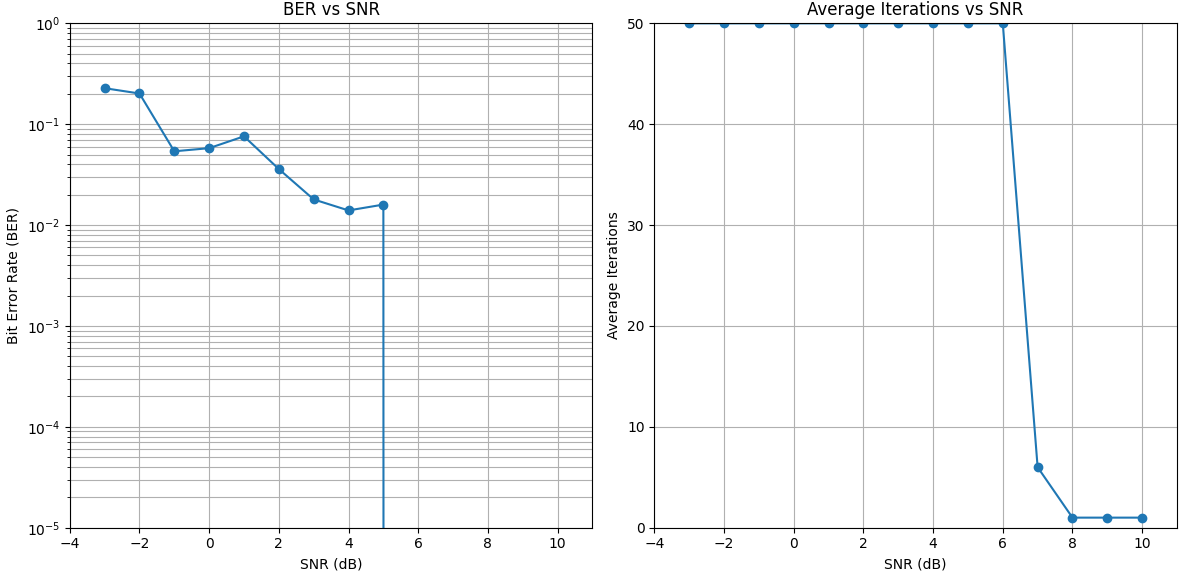

Here is the Python script that generated this plot:
import numpy as np
import random
import matplotlib.pyplot as plt

def generate_parity_check_matrix_left(num_variable_nodes, num_check_nodes, degree_distribution):
    # Accounting for the degree distribution
    degree_2_count, degree_3_count, degree_6_count, degree_10_count, degree_11_count, degree_27_count, degree_28_count = degree_distribution
    degrees = [2] * degree_2_count + [3] * degree_3_count + [6] * degree_6_count + [10] * degree_10_count + [11] * degree_11_count + [27] * degree_27_count + [28] * degree_28_count


    # Checking if sum of degrees matches twice the number of check nodes
    assert sum(degrees) == 4 * num_check_nodes, "The degree distribution does not match the constraints."

    # Initialize the H matrix with zeros
    H = np.zeros((num_check_nodes, num_variable_nodes), dtype=int)

    # List of all edges
    edges = [(i, j) for i in range(num_check_nodes) for j in range(4)]

    # Assign edges based on the degree distribution
    variable_node_edges = []
    for node, degree in enumerate(degrees):
        variable_node_edges.extend([node] * degree)
    
    random.shuffle(variable_node_edges)
    
    # Now assign edges from variable_node_edges to check nodes
    check_node_index = 0
    while variable_node_edges:
        if len(edges) < 4:
            raise ValueError("Not enough edges to fulfill the degree distribution.")
        
        v_node = variable_node_edges.pop()
        
        # Assign the edge to a check node ensuring each check node gets exactly 2 edges
        while True:
            if check_node_index >= num_check_nodes:
                check_node_index = 0
            c_node = check_node_index
            check_node_index += 1
            if sum(H[c_node]) < 4:
                H[c_node, v_node] = 1
                break

    return H

def generate_parity_check_matrix(num_variable_nodes, num_check_nodes, degree_distribution):
    # Generate the parity check matrix
    H_left = generate_parity_check_matrix_left(num_variable_nodes, num_check_nodes, degree_distribution)

    H_right = np.zeros((num_check_nodes, num_check_nodes), dtype=int)
    for i in range(num_check_nodes):
        H_right[i, i] = 1
        if(i+1)<num_check_nodes:
            H_right[i, i+1] = 1

    H_real = np.zeros((num_check_nodes, num_variable_nodes + num_check_nodes), dtype=int)
    H_real[:, :num_variable_nodes] = H_left
    H_real[:, num_variable_nodes:] = H_right

    return H_real, H_left

def add_awgn(signal, snr_dB):
    snr_linear = 10**(snr_dB / 10.0)
    power_signal = np.mean(signal**2)
    noise_power = power_signal / snr_linear
    noise = np.sqrt(noise_power) * np.random.randn(*signal.shape)
    noisy_signal = signal + noise
    return noisy_signal, noise_power

def get_llr_from_initial_signal(H_left, initial_signal, snrdB, num_check_nodes):
    # Element-wise multiplication of the vector with every row of the matrix
    redundancy_temp = H_left * initial_signal

    # Sum up each row
    redundancy_temp2 = np.sum(redundancy_temp, axis=1) % 2

    # Calculating the parity nodes
    redundancy = np.zeros((num_check_nodes), dtype=int)

    for i in range(len(redundancy_temp2) - 1):
        redundancy[i] = (redundancy_temp2[i] + redundancy_temp2[i+1]) % 2

    redundancy[len(redundancy_temp2)-1] = redundancy_temp2[len(redundancy_temp2)-1]

    # Compiling the full message signal
    generated_signal = np.concatenate((initial_signal, redundancy))

    # Adding noise to the signal
    bpsk_signal = 2 * generated_signal - 1  # Convert to BPSK: 0 -> -1, 1 -> +1
    noisy_signal, noise_power = add_awgn(bpsk_signal, snrdB)

    # Calculate LLRs
    llr = (2 * noisy_signal) / noise_power

    return llr

def belief_propagation(H_real, received_llr, max_iterations):
    
    eps=1e-6
    M, N = H_real.shape
    # Initialize messages

    
    r = np.zeros((M, N)) # messages from check nodes to variable nodes
    q = np.zeros((M, N)) # messages from variable nodes to check nodes
    
    # Initialize q messages with received LLRs
    for m in range(M):
        for n in np.where(H_real[m])[0]:
            q[m, n] = received_llr[n]
    
    for iteration in range(max_iterations):
        # Messages sent by check node to variable node
        for m in range(M):
            for n in np.where(H_real[m])[0]:
                neighbors = np.where(H_real[m])[0]
                neighbors = neighbors[neighbors != n]
                prod = np.prod(np.tanh(q[m, neighbors] / 2))
                prod = np.clip(prod, -1 + eps, 1 - eps)
                r[m, n] = 2 * np.arctanh(prod)
        
        # Messages sent by variable node to check node
        llr_updated = np.copy(received_llr)
        for n in range(N): # for each variable node
            for m in np.where(H_real[:, n])[0]: # for each check node connected to it
                neighbors = np.where(H_real[:, n])[0]
                neighbors = neighbors[neighbors != m]
                sum = np.sum(r[neighbors, n]) + received_llr[n]
                q[m, n] = sum
                llr_updated[n] += sum
        
        # Decision
        decoded_bits = (llr_updated > 0).astype(int)
        #decoded_bits = llr_updated
        
        # Check if all parity-check equations are satisfied
        syndrome = np.mod(H_real @ decoded_bits, 2)
        #print(np.sum(syndrome))
        if np.all(syndrome == 0):
            return decoded_bits, iteration + 1
        
        # Update q messages for next iteration
        #for m in range(M):
        #    for n in np.where(H_real[m])[0]:
        #        neighbors = np.where(H_real[:, n])[0]
        #        neighbors = neighbors[neighbors != m]
        #        q[m, n] = received_llr[n] + r[neighbors, n].sum()
    
    return decoded_bits, max_iterations

# calculate ber
def calculate_ber(original_bits, decoded_bits):
    # check if both inputs are the right dimensions
    if original_bits.shape != decoded_bits.shape:
        raise ValueError("Length of original_bits and decoded_bits must be the same.")

    # calculate and return ber
    return np.sum(original_bits != decoded_bits) / len(original_bits)


def simulate_ldpc(H, H_left, initial_signal, snr_values, max_iter, num_check_nodes):
    ber = []
    avg_iterations = []

    for snr_dB in snr_values:
        llr = get_llr_from_initial_signal(H_left, initial_signal, snr_dB, num_check_nodes)
        
        # Decode the received signal
        decoded_bits, iterations = belief_propagation(H, llr, max_iter)

        # Getting the message signal from the decoded bits
        decoded_message = decoded_bits[:len(initial_signal)]

        # Calculate BER and store results
        ber_snr = calculate_ber(initial_signal, decoded_message)
        ber.append(ber_snr)
        avg_iterations.append(iterations)

        # debugging
        #print(f"SNR:                  {snr_dB}")
        #print(f"Number of Iterations: {iterations}")
        #print(f"Bit Error Rate (BER): {ber_snr}")
    
    return ber, avg_iterations


def plot_results(snr_values, ber, avg_iterations):
    plt.figure(figsize=(12, 6))

    # BER vs SNR plot
    plt.subplot(1, 2, 1)
    plt.semilogy(snr_values, ber, marker='o')
    plt.title('BER vs SNR')
    plt.xlabel('SNR (dB)')
    plt.ylabel('Bit Error Rate (BER)')
    plt.grid(True, which='both')
    plt.xlim(-4, 11)
    plt.ylim(10e-6, 1)

    # Average Iterations vs SNR plot
    plt.subplot(1, 2, 2)
    plt.plot(snr_values, avg_iterations, marker='o')
    plt.title('Average Iterations vs SNR')
    plt.xlabel('SNR (dB)')
    plt.ylabel('Average Iterations')
    plt.grid(True)
    plt.xlim(-4, 11)
    plt.ylim(0, 50)

    plt.tight_layout()
    plt.show()



def main():

    # Setting parameters
    num_variable_nodes = 501
    num_check_nodes = 1000
    degree_distribution = (109, 140, 85, 92, 6, 66, 3)
    snr_values = np.arange(-3, 11, 1)
    max_iter = 50

    # Generating parity check matrix
    H_real, H_left = generate_parity_check_matrix(num_variable_nodes, num_check_nodes, degree_distribution)

    # Generating initial signal
    #initial_signal = np.random.randint(0, 2, num_variable_nodes)
    initial_signal = np.zeros(num_variable_nodes, dtype=int)

    # Performing the encoding, tranmission and decoding process
    ber, avg_iterations = simulate_ldpc(H_real, H_left, initial_signal, snr_values, max_iter, num_check_nodes)

    # Plotting the results
    plot_results(snr_values, ber, avg_iterations)


if __name__ == "__main__":
    main()
